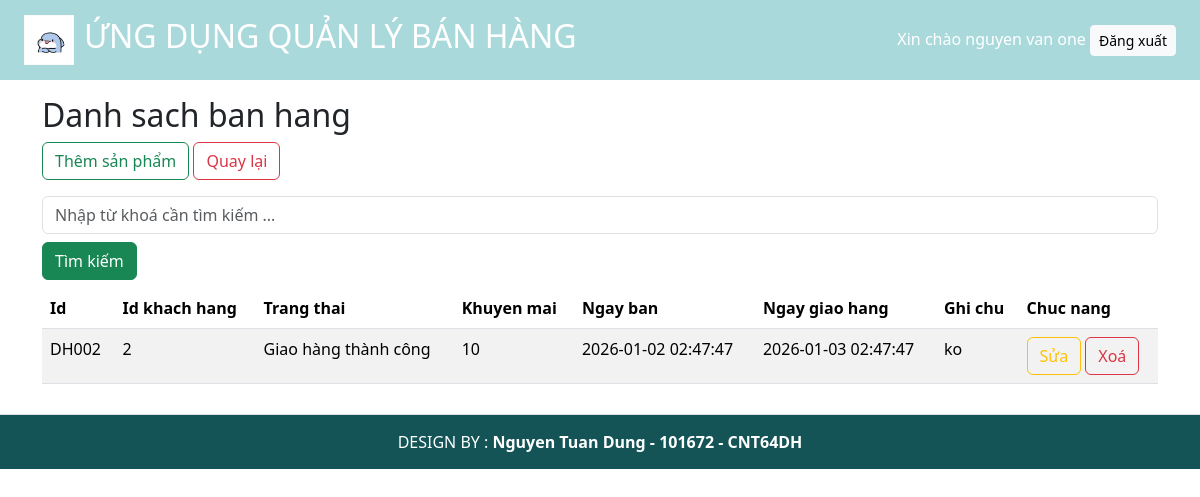
The app's page /timkiem.php?keyword=2 (signed in) with its own data.
### tables this page shows
CREATE TABLE `donhang` (
  `id` varchar(32) NOT NULL,
  `khachhang_id` int NOT NULL,
  `trangthai` int NOT NULL,
  `khuyenmai` int NOT NULL,
  `ngayban` datetime NOT NULL,
  `ngaygiaohang` datetime NOT NULL,
  `ghichu` text NOT NULL
);

### timkiem.php (the view, shortened to what this page needs)
<?php
    include "ketnoi.php";
    $keyword = isset($_GET["keyword"]) ? trim($_GET["keyword"]) : "";
    $timkiemsql = "SELECT `id`, `khachhang_id`, `trangthai`, `khuyenmai`, `ngayban`, `ngaygiaohang`, `ghichu`,
                        CASE
                            WHEN trangthai = 1 THEN 'Giao hàng thành công'
                            WHEN trangthai = 0 THEN 'Đang giao hàng'
                            ELSE 'KO RÕ'
                        END as trang_thai
                        FROM `donhang`
                        WHERE khachhang_id like '%$keyword%'";
    $res = $conn->query( $timkiemsql );
?>
<?php include("header.php"); ?>
<body>
    <div class="container mt-3">
        <h2>Danh sach ban hang</h2>
        <button type="button" class="btn btn-outline-success mb-3" data-bs-toggle="modal" data-bs-target="#myModal">
            Thêm sản phẩm
        </button>
        <a href="lietke.php" class="btn btn-outline-danger mb-3">Quay lại</a>
        <form action="timkiem.php" method="get" class="d-flex-mb-3">
            <input type="search" name="keyword" placeholder="Nhập từ khoá cần tìm kiếm ..." class="form-control me-2" required>
            <button type="submit" class="btn btn-success mt-2 mb-2">Tìm kiếm</button>
        </form>
        <table class="table table-striped">
            <thead>
            <tr>
                <th>Id</th>
                <th>Id khach hang</th>
                <th>Trang thai</th>
                <th>Khuyen mai</th>
                <th>Ngay ban</th>
                <th>Ngay giao hang</th>
                <th>Ghi chu</th>
                <th>Chuc nang</th>
            </tr>
            </thead>
            <tbody>
                <?php
                    while($row = $res->fetch_assoc()){
                        echo "<tr>";
                        echo "<td>".$row["id"]."</td>";
                        echo "<td>".$row["khachhang_id"]."</td>";
                        echo "<td>".$row["trang_thai"]."</td>";
                        echo "<td>".$row["khuyenmai"]."</td>";
                        echo "<td>".$row["ngayban"]."</td>";
                        echo "<td>".$row["ngaygiaohang"]."</td>";
                        echo "<td>".$row["ghichu"]."</td>";
                ?>
                <td>
                    <a href="formSua.php?sid=<?php echo $row["id"]?>" class='btn btn-outline-warning'>Sửa</a>
                    <a href="xoa.php?sid=<?php echo $row["id"]?>" class='btn btn-outline-danger' onclick = "return confirm('bạn có chắc muốn xoá ? ')">Xoá</a>
                </td>
                </tr>
                <?php
                    }
                ?>
            </tbody>
        </table>
    </div>
</body>
<?php include("footer.php"); ?>
</html>

### records on screen
donhang: id "DH002", khachhang "2", trang_thai "Giao hàng thành công", khuyenmai "10", ngayban "2026-01-02 02:47:47", ngaygiaohang "2026-01-03 02:47:47", ghichu "ko"

### other values on screen
$_SESSION['tendaydu'] "nguyen van one"
